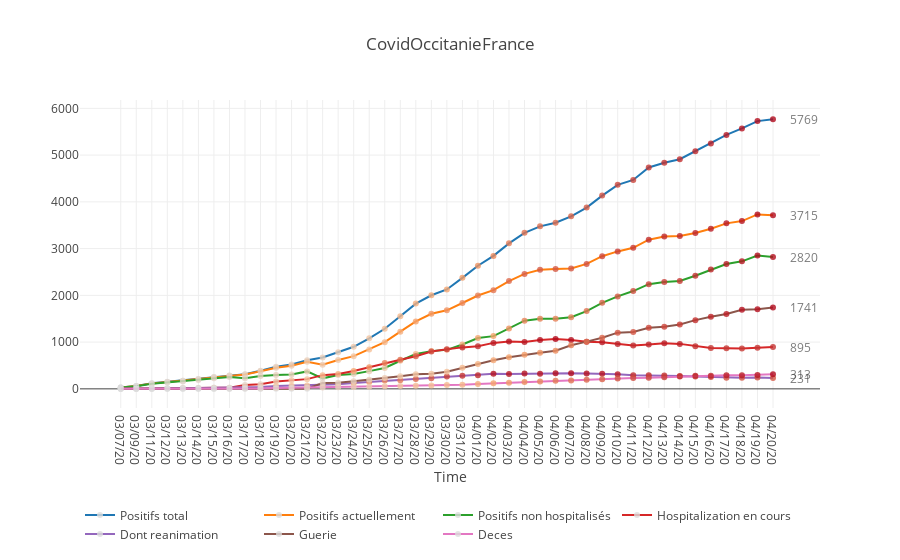

Here is the notebook cell this chart was saved with:
### Code cell
trace_positive, annotations1 = create_2d_plot(plot_df=df, x_name="Date", y_name="Positifs total")
trace_positive_a, annotations2 = create_2d_plot(plot_df=df, x_name="Date", y_name="Positifs actuellement")
trace_positive_maison, annotations3 = create_2d_plot(plot_df=df, x_name="Date", y_name="Positifs non hospitalisés")
trace_positive_hopital, annotations4 = create_2d_plot(plot_df=df, x_name="Date", y_name="Hospitalization en cours")
trace_positive_hopital_reanimation, annotations5 = create_2d_plot(plot_df=df, x_name="Date", y_name="Dont reanimation")
trace_guerie, annotations6 = create_2d_plot(plot_df=df, x_name="Date", y_name="Guerie")
trace_deces, annotations7 = create_2d_plot(plot_df=df, x_name="Date", y_name="Deces")

data = [trace_positive, trace_positive_a, trace_positive_maison, trace_positive_hopital, trace_positive_hopital_reanimation, trace_guerie, trace_deces]

annotations = annotations1[len(annotations1) - 1:] \
    + annotations2[len(annotations2) - 1:] \
    + annotations3[len(annotations3) - 1:] \
    + annotations4[len(annotations4) - 1:] \
    + annotations5[len(annotations5) - 1:] \
    + annotations6[len(annotations6) - 1:] \
    + annotations7[len(annotations7) - 1:]

layout = go.Layout(
    title=f"CovidOccitanieFrance",
    xaxis=dict(title="Time"),
#     yaxis=dict(title="),
    annotations=annotations,
    showlegend=True,
    legend=dict(orientation="h", y = -0.3, yanchor="top")
) 
fig = go.Figure(data=data, layout=layout)
    
iplot(fig, filename="covid19-Occitanie")

### Figure 1 — Plotly figure (JSON) as saved in the notebook; plotly's stock layout.template omitted (floating-point values rounded to 4 significant figures)
{"data": [{"marker": {"color": [29, 60, 118, 150, 175, 210, 254, 284, 313, 389, 472, 520, 611, 671, 781, 900, 1082, 1285, 1553, 1823, 2002, 2126, 2374, 2633, 2844, 3112, 3338, 3476, 3553, 3690, 3877, 4134, 4364, 4468, 4735, 4838, 4911, 5080, 5246, 5431, 5570, 5727, 5769], "opacity": 0.8, "size": 6}, "mode": "lines+markers", "name": "Positifs total", "type": "scatter", "uid": "173320c7-3c38-4618-ad08-2feba8d4ecab", "x": ["03/07/20", "03/09/20", "03/11/20", "03/12/20", "03/13/20", "03/14/20", "03/15/20", "03/16/20", "03/17/20", "03/18/20", "03/19/20", "03/20/20", "03/21/20", "03/22/20", "03/23/20", "03/24/20", "03/25/20", "03/26/20", "03/27/20", "03/28/20", "03/29/20", "03/30/20", "03/31/20", "04/01/20", "04/02/20", "04/03/20", "04/04/20", "04/05/20", "04/06/20", "04/07/20", "04/08/20", "04/09/20", "04/10/20", "04/11/20", "04/12/20", "04/13/20", "04/14/20", "04/15/20", "04/16/20", "04/17/20", "04/18/20", "04/19/20", "04/20/20"], "y": [29, 60, 118, 150, 175, 210, 254, 284, 313, 389, 472, 520, 611, 671, 781, 900, 1082, 1285, 1553, 1823, 2002, 2126, 2374, 2633, 2844, 3112, 3338, 3476, 3553, 3690, 3877, 4134, 4364, 4468, 4735, 4838, 4911, 5080, 5246, 5431, 5570, 5727, 5769]}, {"marker": {"color": [28, 59, 117, 149, 172, 207, 250, 278, 305, 376, 452, 494, 581, 518, 618, 699, 842, 998, 1223, 1442, 1605, 1680, 1836, 1997, 2111, 2305, 2459, 2546, 2566, 2576, 2672, 2837, 2940, 3017, 3190, 3261, 3268, 3332, 3424, 3540, 3588, 3731, 3715], "opacity": 0.8, "size": 6}, "mode": "lines+markers", "name": "Positifs actuellement", "type": "scatter", "uid": "82f36d59-793b-4815-b51f-24cd114035e9", "x": ["03/07/20", "03/09/20", "03/11/20", "03/12/20", "03/13/20", "03/14/20", "03/15/20", "03/16/20", "03/17/20", "03/18/20", "03/19/20", "03/20/20", "03/21/20", "03/22/20", "03/23/20", "03/24/20", "03/25/20", "03/26/20", "03/27/20", "03/28/20", "03/29/20", "03/30/20", "03/31/20", "04/01/20", "04/02/20", "04/03/20", "04/04/20", "04/05/20", "04/06/20", "04/07/20", "04/08/20", "04/09/20", "04/10/20", "04/11/20", "04/12/20", "04/13/20", "04/14/20", "04/15/20", "04/16/20", "04/17/20", "04/18/20", "04/19/20", "04/20/20"], "y": [28, 59, 117, 149, 172, 207, 250, 278, 305, 376, 452, 494, 581, 518, 618, 699, 842, 998, 1223, 1442, 1605, 1680, 1836, 1997, 2111, 2305, 2459, 2546, 2566, 2576, 2672, 2837, 2940, 3017, 3190, 3261, 3268, 3332, 3424, 3540, 3588, 3731, 3715]}, {"marker": {"color": [27, 57, 109, 138, 155, 190, 227, 255, 225, 277, 297, 309, 373, 225, 298, 319, 379, 447, 601, 745, 807, 834, 949, 1087, 1128, 1292, 1458, 1501, 1501, 1532, 1663, 1840, 1978, 2092, 2239, 2285, 2306, 2419, 2551, 2669, 2727, 2853, 2820], "opacity": 0.8, "size": 6}, "mode": "lines+markers", "name": "Positifs non hospitalisés", "type": "scatter", "uid": "988c8fe8-1084-4a8e-8ab7-7fcead30de58", "x": ["03/07/20", "03/09/20", "03/11/20", "03/12/20", "03/13/20", "03/14/20", "03/15/20", "03/16/20", "03/17/20", "03/18/20", "03/19/20", "03/20/20", "03/21/20", "03/22/20", "03/23/20", "03/24/20", "03/25/20", "03/26/20", "03/27/20", "03/28/20", "03/29/20", "03/30/20", "03/31/20", "04/01/20", "04/02/20", "04/03/20", "04/04/20", "04/05/20", "04/06/20", "04/07/20", "04/08/20", "04/09/20", "04/10/20", "04/11/20", "04/12/20", "04/13/20", "04/14/20", "04/15/20", "04/16/20", "04/17/20", "04/18/20", "04/19/20", "04/20/20"], "y": [27, 57, 109, 138, 155, 190, 227, 255, 225, 277, 297, 309, 373, 225, 298, 319, 379, 447, 601, 745, 807, 834, 949, 1087, 1128, 1292, 1458, 1501, 1501, 1532, 1663, 1840, 1978, 2092, 2239, 2285, 2306, 2419, 2551, 2669, 2727, 2853, 2820]}, {"marker": {"color": [1, 2, 8, 11, 17, 17, 23, 23, 80, 99, 155, 185, 208, 293, 320, 380, 463, 551, 622, 697, 798, 846, 887, 910, 983, 1013, 1001, 1045, 1065, 1044, 1009, 997, 962, 925, 951, 976, 962, 913, 873, 871, 861, 878, 895], "opacity": 0.8, "size": 6}, "mode": "lines+markers", "name": "Hospitalization en cours", "type": "scatter", "uid": "ecad05f8-9360-465e-814e-9eba039e3458", "x": ["03/07/20", "03/09/20", "03/11/20", "03/12/20", "03/13/20", "03/14/20", "03/15/20", "03/16/20", "03/17/20", "03/18/20", "03/19/20", "03/20/20", "03/21/20", "03/22/20", "03/23/20", "03/24/20", "03/25/20", "03/26/20", "03/27/20", "03/28/20", "03/29/20", "03/30/20", "03/31/20", "04/01/20", "04/02/20", "04/03/20", "04/04/20", "04/05/20", "04/06/20", "04/07/20", "04/08/20", "04/09/20", "04/10/20", "04/11/20", "04/12/20", "04/13/20", "04/14/20", "04/15/20", "04/16/20", "04/17/20", "04/18/20", "04/19/20", "04/20/20"], "y": [1, 2, 8, 11, 17, 17, 23, 23, 80, 99, 155, 185, 208, 293, 320, 380, 463, 551, 622, 697, 798, 846, 887, 910, 983, 1013, 1001, 1045, 1065, 1044, 1009, 997, 962, 925, 951, 976, 962, 913, 873, 871, 861, 878, 895]}, {"marker": {"color": [1, 2, 8, 11, 17, 17, 23, 23, 32, 37, 62, 67, 72, 86, 97, 123, 145, 176, 186, 210, 227, 263, 278, 293, 321, 320, 326, 322, 333, 334, 328, 323, 314, 292, 291, 287, 275, 262, 254, 240, 238, 242, 231], "opacity": 0.8, "size": 6}, "mode": "lines+markers", "name": "Dont reanimation", "type": "scatter", "uid": "0339c68d-9b06-486f-ab89-82233315d193", "x": ["03/07/20", "03/09/20", "03/11/20", "03/12/20", "03/13/20", "03/14/20", "03/15/20", "03/16/20", "03/17/20", "03/18/20", "03/19/20", "03/20/20", "03/21/20", "03/22/20", "03/23/20", "03/24/20", "03/25/20", "03/26/20", "03/27/20", "03/28/20", "03/29/20", "03/30/20", "03/31/20", "04/01/20", "04/02/20", "04/03/20", "04/04/20", "04/05/20", "04/06/20", "04/07/20", "04/08/20", "04/09/20", "04/10/20", "04/11/20", "04/12/20", "04/13/20", "04/14/20", "04/15/20", "04/16/20", "04/17/20", "04/18/20", "04/19/20", "04/20/20"], "y": [1, 2, 8, 11, 17, 17, 23, 23, 32, 37, 62, 67, 72, 86, 97, 123, 145, 176, 186, 210, 227, 263, 278, 293, 321, 320, 326, 322, 333, 334, 328, 323, 314, 292, 291, 287, 275, 262, 254, 240, 238, 242, 231]}, {"marker": {"color": [1, 1, 1, 1, 3, 3, 3, 3, 3, 3, 3, 3, 3, 123, 131, 161, 195, 233, 269, 314, 325, 365, 450, 530, 613, 674, 730, 772, 815, 933, 1010, 1094, 1202, 1218, 1306, 1327, 1377, 1470, 1541, 1601, 1690, 1701, 1741], "opacity": 0.8, "size": 6}, "mode": "lines+markers", "name": "Guerie", "type": "scatter", "uid": "3d1bc761-2edf-4ef7-85c6-dd4051f2e2eb", "x": ["03/07/20", "03/09/20", "03/11/20", "03/12/20", "03/13/20", "03/14/20", "03/15/20", "03/16/20", "03/17/20", "03/18/20", "03/19/20", "03/20/20", "03/21/20", "03/22/20", "03/23/20", "03/24/20", "03/25/20", "03/26/20", "03/27/20", "03/28/20", "03/29/20", "03/30/20", "03/31/20", "04/01/20", "04/02/20", "04/03/20", "04/04/20", "04/05/20", "04/06/20", "04/07/20", "04/08/20", "04/09/20", "04/10/20", "04/11/20", "04/12/20", "04/13/20", "04/14/20", "04/15/20", "04/16/20", "04/17/20", "04/18/20", "04/19/20", "04/20/20"], "y": [1, 1, 1, 1, 3, 3, 3, 3, 3, 3, 3, 3, 3, 123, 131, 161, 195, 233, 269, 314, 325, 365, 450, 530, 613, 674, 730, 772, 815, 933, 1010, 1094, 1202, 1218, 1306, 1327, 1377, 1470, 1541, 1601, 1690, 1701, 1741]}, {"marker": {"color": [0, 0, 0, 0, 0, 0, 1, 3, 5, 10, 17, 23, 27, 30, 32, 40, 45, 54, 61, 67, 72, 81, 88, 106, 120, 133, 149, 158, 172, 181, 195, 203, 222, 233, 239, 250, 266, 278, 281, 290, 292, 295, 313], "opacity": 0.8, "size": 6}, "mode": "lines+markers", "name": "Deces", "type": "scatter", "uid": "8e41b2fc-bfa3-480e-9305-22ec9bc5666e", "x": ["03/07/20", "03/09/20", "03/11/20", "03/12/20", "03/13/20", "03/14/20", "03/15/20", "03/16/20", "03/17/20", "03/18/20", "03/19/20", "03/20/20", "03/21/20", "03/22/20", "03/23/20", "03/24/20", "03/25/20", "03/26/20", "03/27/20", "03/28/20", "03/29/20", "03/30/20", "03/31/20", "04/01/20", "04/02/20", "04/03/20", "04/04/20", "04/05/20", "04/06/20", "04/07/20", "04/08/20", "04/09/20", "04/10/20", "04/11/20", "04/12/20", "04/13/20", "04/14/20", "04/15/20", "04/16/20", "04/17/20", "04/18/20", "04/19/20", "04/20/20"], "y": [0, 0, 0, 0, 0, 0, 1, 3, 5, 10, 17, 23, 27, 30, 32, 40, 45, 54, 61, 67, 72, 81, 88, 106, 120, 133, 149, 158, 172, 181, 195, 203, 222, 233, 239, 250, 266, 278, 281, 290, 292, 295, 313]}], "layout": {"annotations": [{"opacity": 0.7, "showarrow": false, "text": "5769", "x": "04/20/20", "xanchor": "left", "xshift": 15, "y": 5769}, {"opacity": 0.7, "showarrow": false, "text": "3715", "x": "04/20/20", "xanchor": "left", "xshift": 15, "y": 3715}, {"opacity": 0.7, "showarrow": false, "text": "2820", "x": "04/20/20", "xanchor": "left", "xshift": 15, "y": 2820}, {"opacity": 0.7, "showarrow": false, "text": "895", "x": "04/20/20", "xanchor": "left", "xshift": 15, "y": 895}, {"opacity": 0.7, "showarrow": false, "text": "231", "x": "04/20/20", "xanchor": "left", "xshift": 15, "y": 231}, {"opacity": 0.7, "showarrow": false, "text": "1741", "x": "04/20/20", "xanchor": "left", "xshift": 15, "y": 1741}, {"opacity": 0.7, "showarrow": false, "text": "313", "x": "04/20/20", "xanchor": "left", "xshift": 15, "y": 313}], "legend": {"orientation": "h", "y": -0.3, "yanchor": "top"}, "showlegend": true, "title": {"text": "CovidOccitanieFrance"}, "xaxis": {"title": {"text": "Time"}}}}
